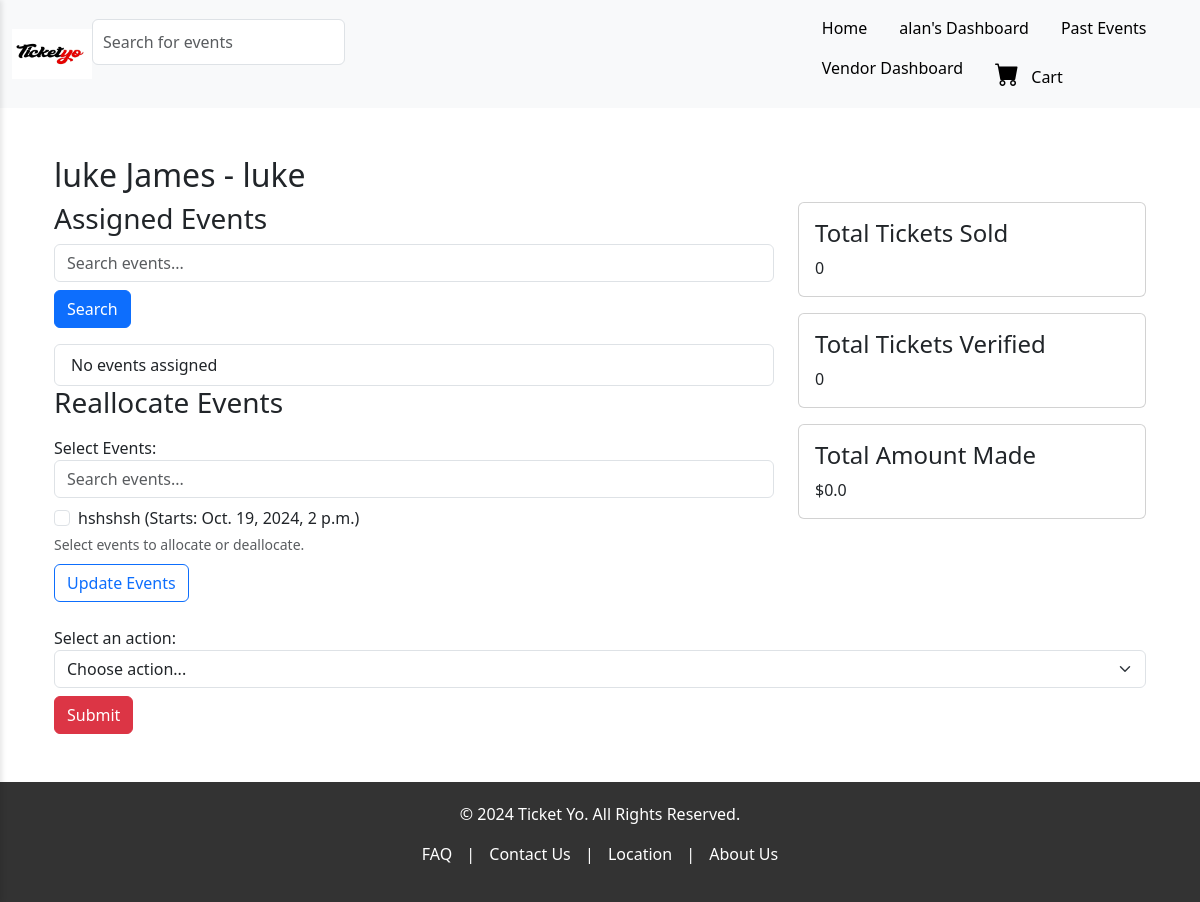
/pos/agent_detail/2/ (signed in), run on the app's committed database.
### accounts/models.py (models this page shows, shortened)
class User(AbstractBaseUser, PermissionsMixin):
    username = models.CharField(max_length=30, unique=True)
    email = models.EmailField(unique=True)
    first_name = models.CharField(max_length=30)
    last_name = models.CharField(max_length=30)
    storename = models.CharField(max_length=50, blank=True, null=True)  # Vendor only
    store_phone = models.CharField(max_length=15, blank=True, null=True)  # Vendor only
    assigned_events = models.ManyToManyField('events.Event', related_name='assigned_agents', blank=True)  # POSAgent only
    is_verified = models.BooleanField(default=False)  # Customer-specific
    verification_code = models.CharField(max_length=6, blank=True, null=True)
    verification_code_created_at = models.DateTimeField(null=True, blank=True)
    is_superuser = models.BooleanField(default=False)
    is_staff = models.BooleanField(default=False)
    is_vendor = models.BooleanField(default=False)
    is_customer = models.BooleanField(default=False)
    is_posagent = models.BooleanField(default=False)
    is_active = models.BooleanField(default=True)
    objects = UserManager()
    USERNAME_FIELD = 'username'
    REQUIRED_FIELDS = ['email', 'first_name', 'last_name']

### events/models.py (models this page shows, shortened)
class Event(models.Model):
    STATUS_CHOICES = [
        ('pending', 'Pending'),
        ('approved', 'Approved'),
        ('rejected', 'Rejected'),
    ]
    user = models.ForeignKey(settings.AUTH_USER_MODEL, on_delete=models.CASCADE, related_name='events')
    poster = models.ImageField(upload_to='event_posters/')
    title = models.CharField(max_length=200)
    description = models.TextField()
    category = models.CharField(max_length=100)
    start_date = models.DateTimeField()
    end_date = models.DateTimeField(null=True, blank=True)
    venue_name = models.CharField(max_length=100)
    regular_price = models.DecimalField(max_digits=10, decimal_places=2)
    sale_price = models.DecimalField(max_digits=10, decimal_places=2, null=True, blank=True)
    tickets_available = models.PositiveIntegerField(null=True, blank=True)
    tickets_sold = models.PositiveIntegerField(default=0)
    status = models.CharField(max_length=10, choices=STATUS_CHOICES, default='pending')
    adminaction = models.ForeignKey(settings.AUTH_USER_MODEL, on_delete=models.SET_NULL, null=True, blank=True, editable=False)

### pos/views.py (the view, shortened to what this page needs)
# urls.py: path('agent_detail/<int:agent_id>/', agent_detail, name='agent_detail'),
@login_required
def agent_detail(request, agent_id):
    agent = User.objects.get(id=agent_id)
    total_tickets_sold = 0
    total_tickets_verified = 0
    total_amount_made = 0.00
    search_query = request.GET.get('search_events', '')
    assigned_events = agent.assigned_events.all()
    if search_query:
        assigned_events = assigned_events.filter(title__icontains=search_query)
    if not request.user.is_vendor:
        return redirect('home')
    all_events = request.user.events.filter(
        (Q(start_date__gte=timezone.now()) | Q(end_date__gte=timezone.now())),
        status='approved'
    )
    context = {
        'agent': agent,
        'assigned_events': assigned_events,
        'search_query': search_query,
        'total_tickets_sold': total_tickets_sold,
        'total_tickets_verified': total_tickets_verified,
        'total_amount_made': total_amount_made,
        'all_events': all_events,
    }
    return render(request, 'pos/agent_detail.html', context)

### templates/pos/agent_detail.html (shortened to what this page needs)
{% extends 'frontend/base.html' %}
{% block content %}
<div class="container mt-5">
    <h2>{{ agent.first_name }} {{ agent.last_name }} - {{ agent.username }}</h2>
    <div class="row">
        <div class="col-md-8">
            <h3>Assigned Events</h3>
            <form method="GET" class="mb-3">
                <input type="text" name="search_events" class="form-control" placeholder="Search events..." value="{{ search_query }}">
                <button type="submit" class="btn btn-primary mt-2">Search</button>
            </form>
            <ul class="list-group">
                {% for event in assigned_events %}
                <li class="list-group-item">
                    <a href="{% url 'pos_event_detail' event.id %}">{{ event.title }}</a>
                </li>
                {% empty %}
                <li class="list-group-item">No events assigned</li>
                {% endfor %}
            </ul>
            <h3>Reallocate Events</h3>
            <form method="POST" class="mt-3">
                <div class="form-group">
                    <label for="events">Select Events:</label>
                    <input type="text" id="eventSearch" class="form-control mb-2" placeholder="Search events..." onkeyup="filterEvents()">
                    <div id="events">
                        {% for event in all_events %}
                        <div class="form-check">
                            <input class="form-check-input" type="checkbox" name="events" id="event{{ event.id }}" value="{{ event.id }}"
                            {% if event in assigned_events %} checked {% endif %}>
                            <label class="form-check-label" for="event{{ event.id }}">
                                {{ event.title }} (Starts: {{ event.start_date }})
                            </label>
                        </div>
                        {% endfor %}
                    </div>
                    <small class="form-text text-muted">Select events to allocate or deallocate.</small>
                </div>
                <button type="submit" class="btn btn-outline-primary mt-2">Update Events</button>
            </form>
        </div>
        <div class="col-md-4">
            <div class="card mb-3">
                <div class="card-body">
                    <h4>Total Tickets Sold</h4>
                    <p class="card-text">{{ total_tickets_sold }}</p>
                </div>
            </div>
            <div class="card mb-3">
                <div class="card-body">
                    <h4>Total Tickets Verified</h4>
                    <p class="card-text">{{ total_tickets_verified }}</p>
                </div>
            </div>
            <div class="card mb-3">
                <div class="card-body">
                    <h4>Total Amount Made</h4>
                    <p class="card-text">${{ total_amount_made }}</p>
                </div>
            </div>
        </div>
    </div>
    <div class="mt-4">
        <label for="actionSelect">Select an action:</label>
        <form method="POST" action="{% url 'agent_action' agent.id %}">
            <select name="action" id="actionSelect" class="form-select" aria-label="Default select example">
                <option selected>Choose action...</option>
            </select>
            <button type="submit" class="btn btn-danger mt-2">Submit</button>
        </form>
    </div>
</div>
{% endblock %}

### templates/frontend/base.html (shortened to what this page needs)
<!DOCTYPE html>
<html lang="en">
<head>
    {% load static %}
    <link href="{% static 'frontend/base.css' %}" rel="stylesheet">
    <link href="https://cdn.jsdelivr.net/npm/bootstrap@5.3.0/dist/css/bootstrap.min.css" rel="stylesheet">
    <link href="https://cdn.jsdelivr.net/npm/bootstrap-icons@1.10.5/font/bootstrap-icons.css" rel="stylesheet">
    <link rel="stylesheet" href="https://cdnjs.cloudflare.com/ajax/libs/font-awesome/6.0.0-beta3/css/all.min.css">
</head>
<body>
    <nav class="navbar navbar-expand-lg d-none d-lg-flex sticky-top bg-light">
        <div class="container-fluid">
            <div class="d-flex align-items-center">
                <div class="logo">
                    <img src="{% static 'frontend/logo.jpg' %}" alt="Logo" style="height: 50px; width: 80px;">
                </div>
            </div>
            <div class="search-bar-container">
                <form method="get" action="{% url 'all_events' %}" id="search-form">
                    <div class="input-group mb-4">
                        <input type="text" name="q" value="{{ query }}" class="form-control" id="search-input"
                            placeholder="Search for events">
                    </div>
                </form>
            </div>
            <ul class="nav ms-auto">
                <li class="nav-item">
                    <a href="{% url 'homepage' %}" class="nav-link text-black">Home</a>
                </li>
                {% if user.is_authenticated %}
                <li class="nav-item">
                    <a href="{% url 'all_events' %}" class="nav-link text-black">{{ user.username }}'s Dashboard</a>
                </li>
                {% else %}
                <li class="nav-item">
                    <a href="{% url 'all_events' %}" class="nav-link text-black">All Events</a>
                </li>
                {% endif %}
                <li class="nav-item">
                    <a href="{% url 'past_events' %}" class="nav-link text-black">Past Events</a>
                </li>
                {% if user.is_authenticated and user.is_vendor %}
                <li class="nav-item">
                    <a href="{% url 'dashboard' %}" class="nav-link text-black">Vendor Dashboard</a>
                </li>
                {% endif %}
                <li class="nav-item">
                    <a href="{% url 'view_cart' %}" class="nav-link text-black">
                        <i class="bi bi-cart-fill fs-4 me-2"></i> Cart</a>
                </li>
            </ul>
        </div>
    </nav>
    <div class="container main-content">
        {% block content %}{% endblock %}
    </div>
    <footer class="footer mt-5">
        <p>&copy; 2024 Ticket Yo. All Rights Reserved.</p>
        <p>
            <a href="#">FAQ</a> |
            <a href="#">Contact Us</a> |
            <a href="#">Location</a> |
            <a href="#">About Us</a>
        </p>
    </footer>
</body>
</html>

### static/frontend/base.css (style rules this page uses)
body { font-family: 'Roboto', sans-serif; margin: 0; padding: 0; }
.nav-link { padding: 10px 15px; color: black; text-decoration: none; font-size: 1rem; display: block; transition: background-color 0.3s ease, color 0.3s ease; }
.main-content { margin-left: 0; }
.footer { background-color: #333; color: white; padding: 20px 0; text-align: center; }
.footer a { color: white; text-decoration: none; margin: 0 10px; }
.search-bar-container { display: flex; width: 100%; }
.input-group { display: flex; align-items: center; width: 100%; }
#search-input { width: 100%; padding: 10px; font-size: 1rem; }
.btn-primary { background-color: #007bff; border: none; transition: background-color 0.3s ease; }

### data on the page
User: username "alan"
User: first_name "luke", last_name "James", username "luke"
Event: title "hshshsh", start_date "Oct. 19, 2024, 2 p.m."

### other printed values
{{ total_tickets_sold }} "0"
{{ total_tickets_verified }} "0"
{{ total_amount_made }} "0.0"
